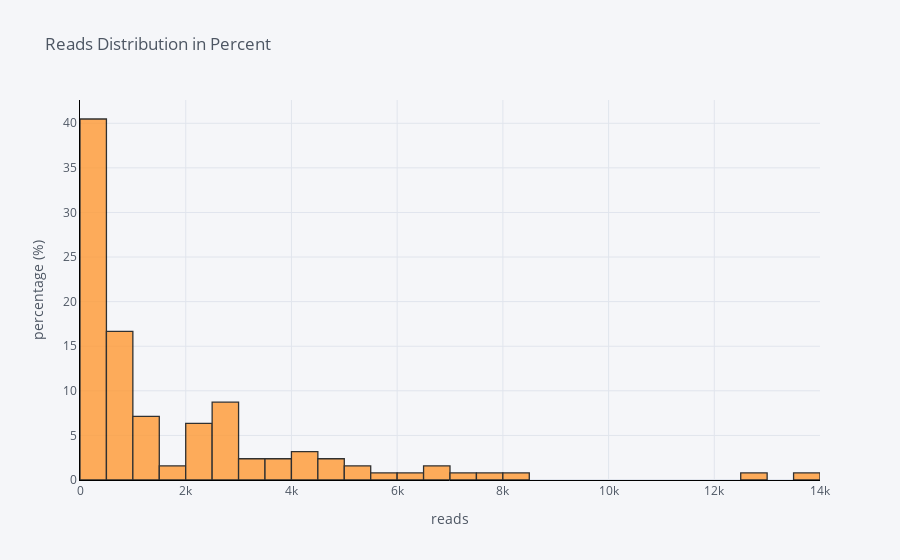

This figure's notebook cell:
### Code cell
df['claps'].iplot(
    kind='hist',
    bins=30,
    xTitle='reads',
    linecolor='black',
    histnorm='percent',
    yTitle='percentage (%)',
    title='Reads Distribution in Percent')

### Figure 1 — Plotly figure (JSON) as saved in the notebook; plotly's stock layout.template omitted (floating-point values rounded to 4 significant figures)
{"data": [{"histfunc": "count", "histnorm": "percent", "marker": {"color": "rgba(255, 153, 51, 1.0)", "line": {"color": "#000000", "width": 1.3}}, "name": "claps", "nbinsx": 30, "opacity": 0.8, "orientation": "v", "type": "histogram", "x": [2, 18, 50, 0, 0, 0, 73, 234, 2, 0, 682, 58, 5, 7, 87, 23, 4, 113, 8, 17, 8, 4800, 2700, 72, 123, 857, 186, 11, 119, 2000, 4100, 59, 2700, 77, 14, 7000, 1200, 275, 1600, 1600, 1000, 4300, 4980, 12900, 223, 4900, 101, 5900, 548, 895, 6700, 6500, 2700, 1100, 2900, 2600, 2800, 5300, 1300, 1000, 7900, 364, 13500, 4100, 2200, 3900, 6300, 8200, 1300, 5400, 2300, 2700, 2100, 707, 650, 2700, 4100, 822, 830, 3700, 653, 657, 1100, 2800, 3100, 792, 222, 3300, 315, 2500, 976, 2000, 1000, 3200, 650, 2300, 809, 745, 587, 818, 2200, 1300, 630, 2600, 2000, 3600, 440, 728, 893, 205, 528, 121, 361, 31, 0, 24, 0, 5, 6, 0, 424, 442, 410, 319, 304, 65]}], "layout": {"barmode": "overlay", "legend": {"bgcolor": "#F5F6F9", "font": {"color": "#4D5663"}}, "paper_bgcolor": "#F5F6F9", "plot_bgcolor": "#F5F6F9", "title": {"font": {"color": "#4D5663"}, "text": "Reads Distribution in Percent"}, "xaxis": {"gridcolor": "#E1E5ED", "linecolor": "black", "showgrid": true, "tickfont": {"color": "#4D5663"}, "title": {"font": {"color": "#4D5663"}, "text": "reads"}, "zerolinecolor": "#E1E5ED"}, "yaxis": {"gridcolor": "#E1E5ED", "linecolor": "black", "showgrid": true, "tickfont": {"color": "#4D5663"}, "title": {"font": {"color": "#4D5663"}, "text": "percentage (%)"}, "zerolinecolor": "#E1E5ED"}}}
